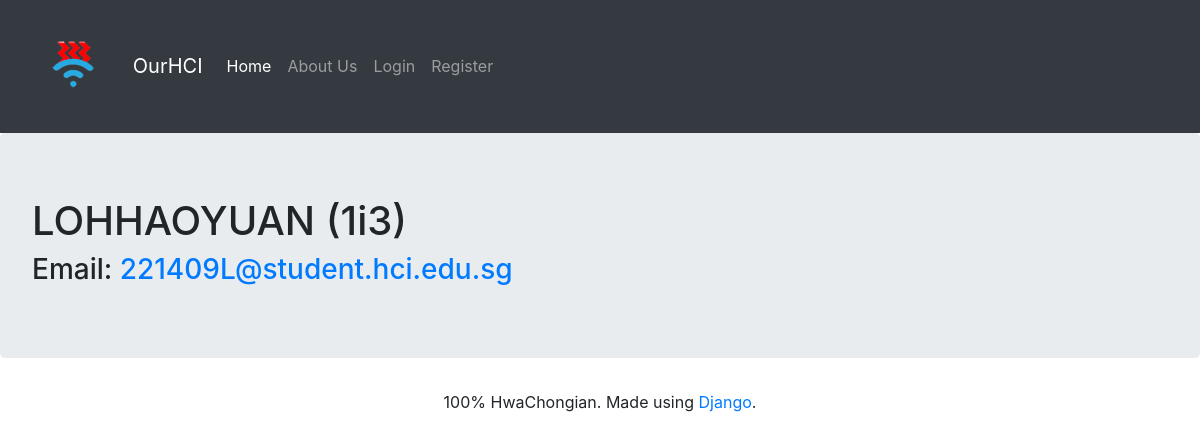
The app's page /user/LOHHAOYUAN with its own data.
### ourapp/models.py (models this page shows)
class User(AbstractUser):
    hciclass = models.CharField(max_length=3, null=False, blank=False)
    bio = models.CharField(max_length=500, null=True, blank=True)

### ourapp/views.py (the view)
# urls.py: path("user/<str:username>", views.profile, name="profile")
def profile(request, username):
    if request.method == "POST":
        pass
    else:
        if username == "ourhcitest+admin":
            raise Http404
        user_data = User.objects.get(username=username)
        return render(request, "ourapp/profile.html",{
            "data":user_data
        })

### ourapp/templates/ourapp/profile.html (shortened to what this page needs)
{% extends "ourapp/layout.html" %}
{% block body %}
    <div class="jumbotron">
        <h1>
            {{data.username}} ({{data.hciclass}})
        </h1>
        <h3>Email: <a href="mailto:{{data.email}}">{{data.email}}</a></h3>
    </div>
{% endblock %}

### ourapp/static/ourapp/styles.css (style rules this page uses)
body { font-family: 'Open Sans', sans-serif; background-color: #EAECEF }

### records on screen
User: username "LOHHAOYUAN", hciclass "1i3", email "221409L@student.hci.edu.sg"
